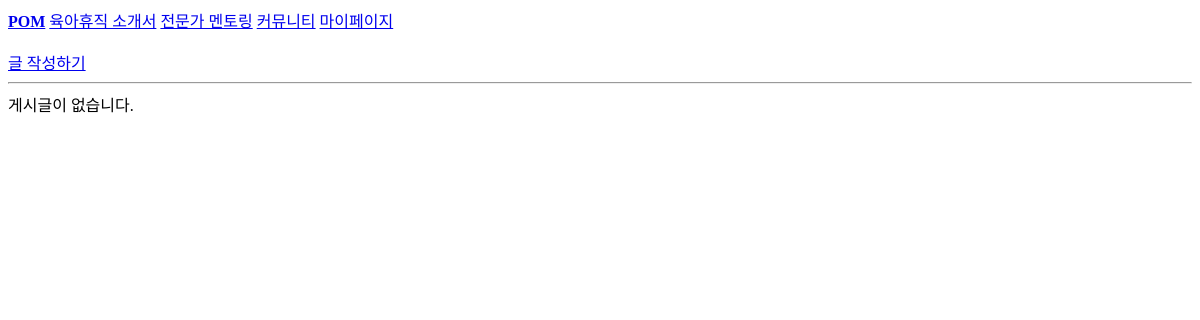
Before: /community/ (signed in) with the older database file.
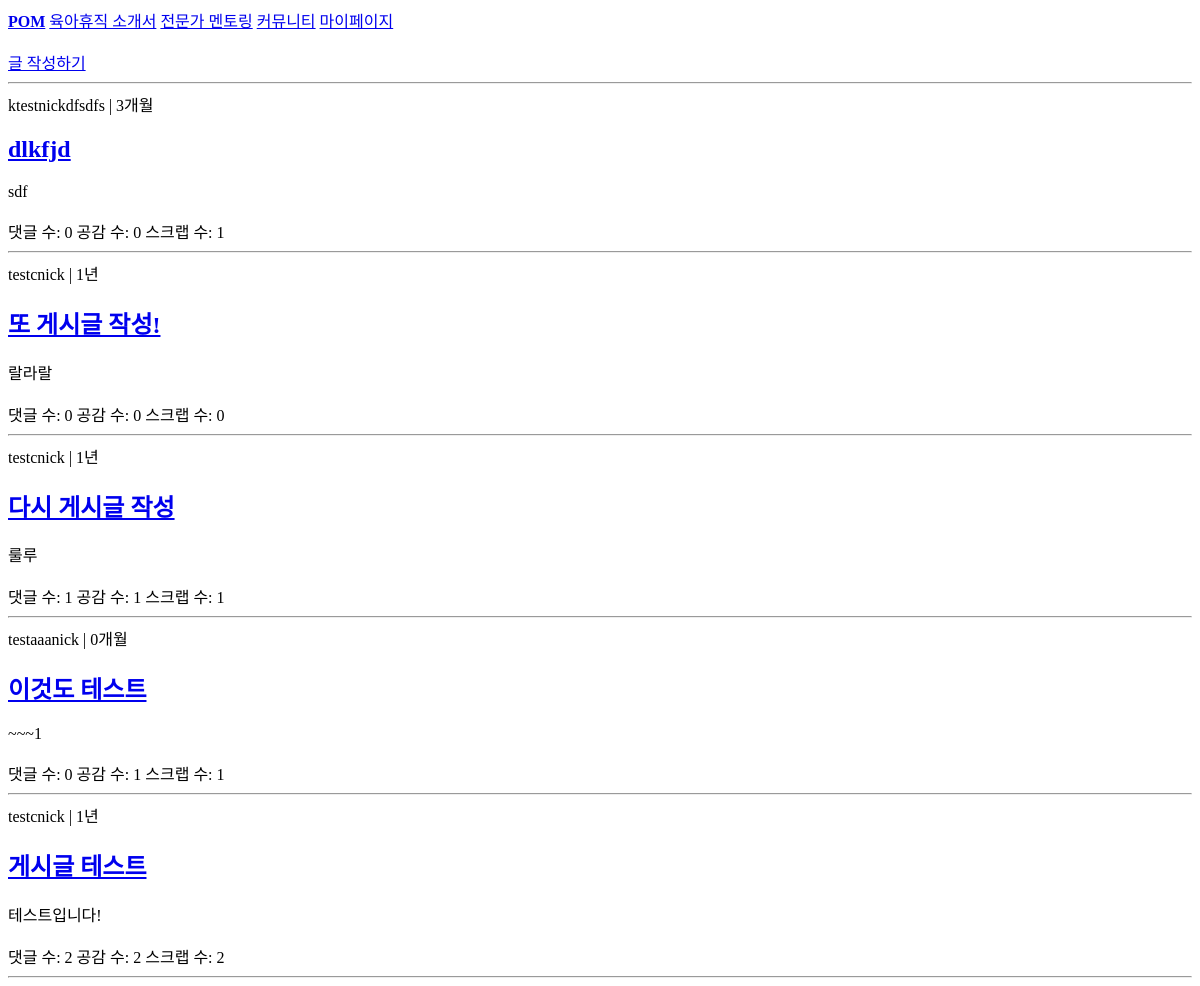
After: the same page with the newer database file.
### community/models.py (models this page shows, shortened)
class Post(models.Model):
    title = models.CharField(max_length=50)
    content = models.TextField()
    created_at = models.DateTimeField(auto_now_add=True)
    author = models.ForeignKey(to=User, on_delete=models.CASCADE, related_name="posts")
    like = models.ManyToManyField(to=User, through="Like", related_name="liked_posts")
    scrap = models.ManyToManyField(to=User, through="Scrap", related_name="scraped_posts")

### accounts/models.py (models this page shows, shortened)
class Profile(models.Model):
    user = models.OneToOneField(User, on_delete=models.CASCADE)
    gender = models.CharField(max_length=10)
    birth_date = models.DateField()
    profile_pic = models.ImageField(upload_to=user_directory_path, blank=True, null=True)
    nickname = models.CharField(max_length=100, default='User')  # 닉네임 필드 추가

### community/views.py (the view)
# urls.py: path('', list, name='list'),
@login_required
def list(request):
    posts = Post.objects.all().order_by('-id')
    for post in posts:
        post.author.profile.current_age_months = calculate_age_in_months(post.author.profile.birth_date)
    return render(request, 'community/list.html', {'posts': posts})

### accounts/views.py (called while the page is built, shortened)
def calculate_age_in_months(birth_date):
    today = date.today()
    delta = relativedelta(today, birth_date)
    years = delta.years
    months = delta.months
    if years == 0:
        if months == 1:
            return '1개월'
        else:
            return f'{months}개월'
    elif years == 1:
        if months == 0:
            return '1년'
        elif months == 1:
            return '1년 1개월'
        else:
            return f'1년 {months}개월'

### community/templates/community/list.html (shortened to what this page needs)
<!DOCTYPE html>
<html>
<head>
</head>
<body>
    <b><a href="{% url 'home' %}">POM</a></b>
    <a href="#">육아휴직 소개서</a>
    <a href="#">전문가 멘토링</a>
    <a href="{% url 'community:list' %}">커뮤니티</a>
    <a href="{% url 'mypage' %}">마이페이지</a><br><br>
    <a href="{% url 'community:create' %}">글 작성하기</a>
    <br><hr>
    {% for post in posts %}
    {{ post.author.profile.nickname }} | {{ post.author.profile.current_age_months }}
    <h2><a href="{% url 'community:detail' post.id %}">{{ post.title }}</a></h2>
    {{ post.content }}<br><br>
    댓글 수: {{ post.answers.count }}
    공감 수: {{ post.like.count }}
    스크랩 수: {{ post.scrap.count }} <br><hr>
    {% empty %}
    게시글이 없습니다.
    {% endfor %}
</body>
</html>

Changed rows visible on the page:
added Post: author.profile.nickname "ktestnickdfsdfs", author.profile.current_age_months "3개월", title "dlkfjd", content "sdf", answers.count "0", like.count "0", scrap.count "1"
added Post: author.profile.nickname "testcnick", author.profile.current_age_months "1년", title "또 게시글 작성!", content "랄라랄", answers.count "0", like.count "0", scrap.count "0"
added Post: author.profile.nickname "testcnick", author.profile.current_age_months "1년", title "다시 게시글 작성", content "룰루", answers.count "1", like.count "1", scrap.count "1"
added Post: author.profile.nickname "testaaanick", author.profile.current_age_months "0개월", title "이것도 테스트", content "~~~1", answers.count "0", like.count "1", scrap.count "1"
added Post: author.profile.nickname "testcnick", author.profile.current_age_months "1년", title "게시글 테스트", content "테스트입니다!", answers.count "2", like.count "2", scrap.count "2"
Other visible differences:
text no longer shown: "게시글이 없습니다."
